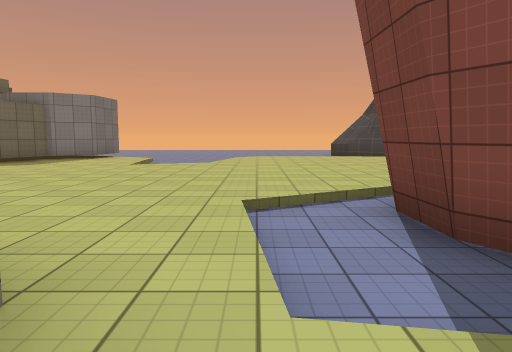
view 1 (above)

24 first-person views from a walk through a Unity game level. The camera is 1.3 m above the floor, tilts 6° down and sees 70° across. The floor is counted in squares, 2 m on a side. Each view is taken from the middle of a square. On the plan, view 1 faces up. The plan holds only what a view shows up to about 11 squares ahead; the rest is blank. The place goes on beyond the plan. Surface patterns are stand-ins for the level's own textures.

view 2
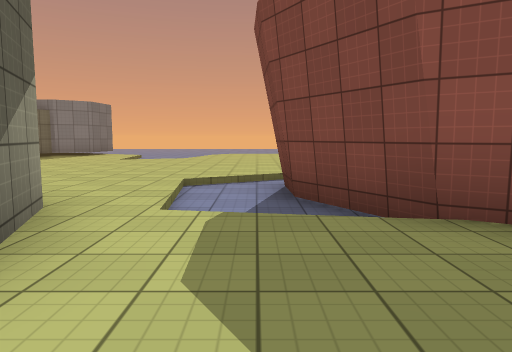

view 3
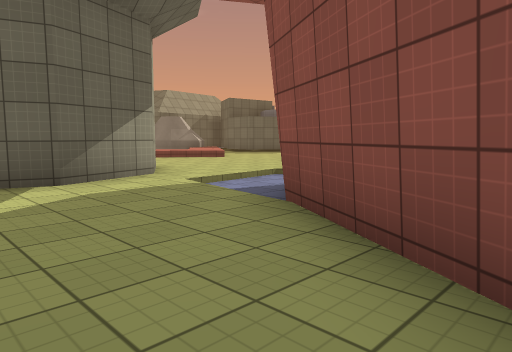

view 4
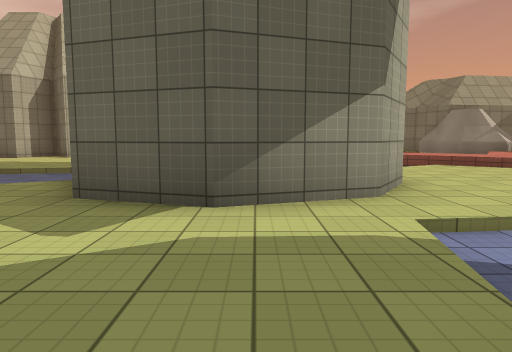

view 5
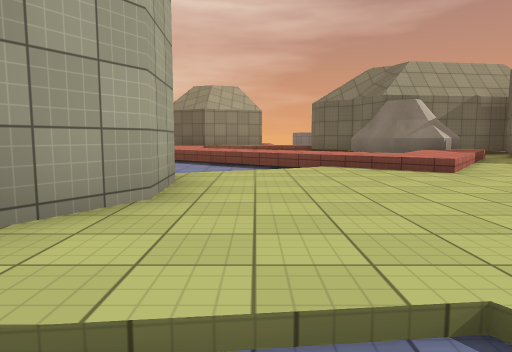

view 6
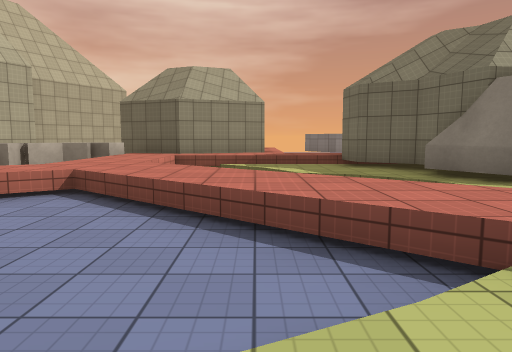

view 7
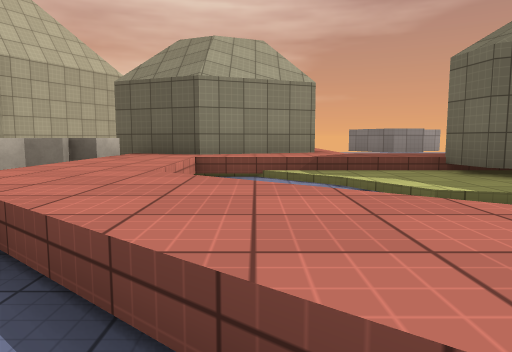

view 8
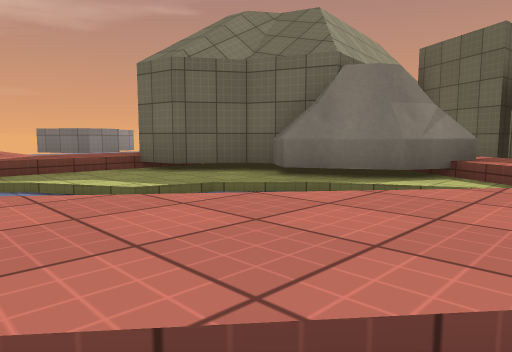

view 9
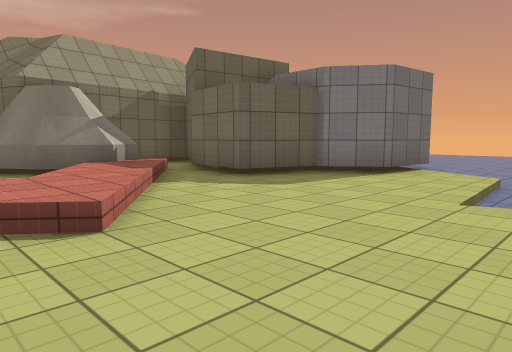

view 10
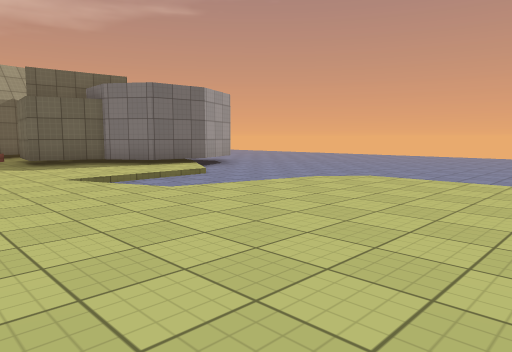

view 11
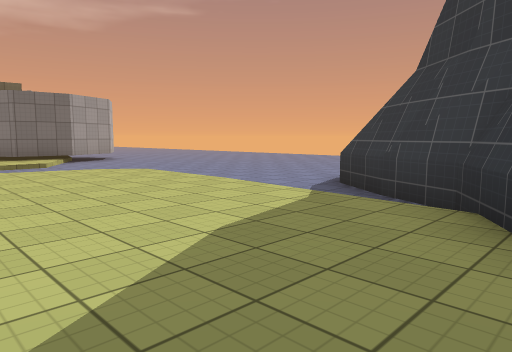

view 12
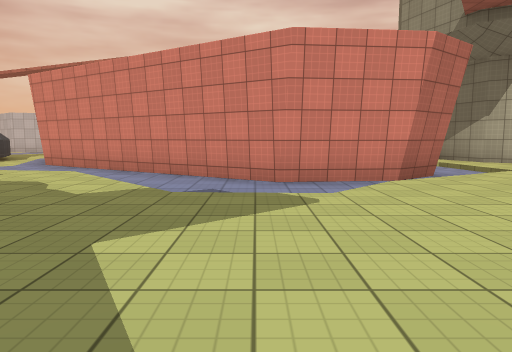

view 13
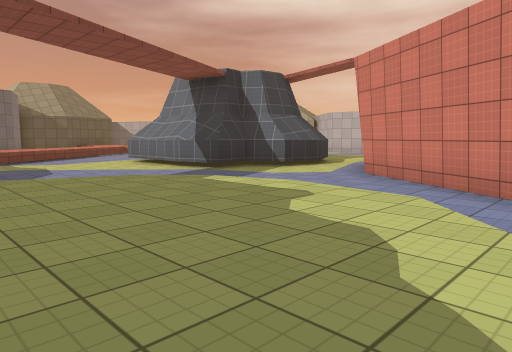

view 14
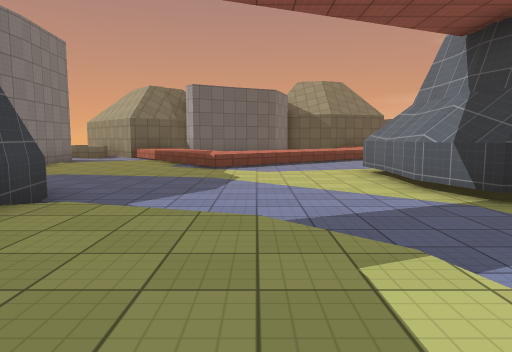

view 15
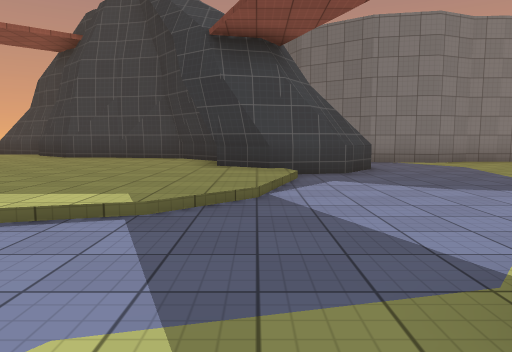

view 16
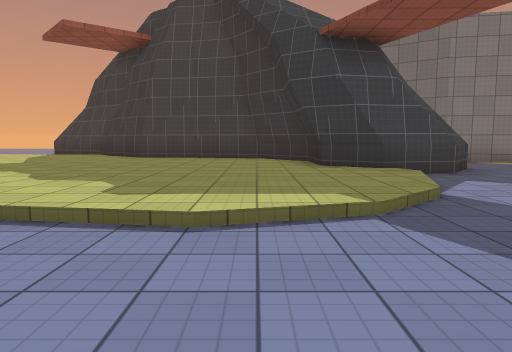

view 17
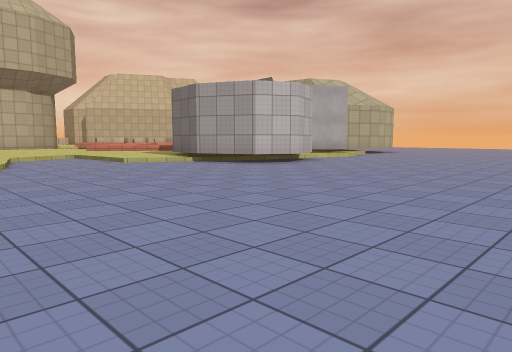

view 18
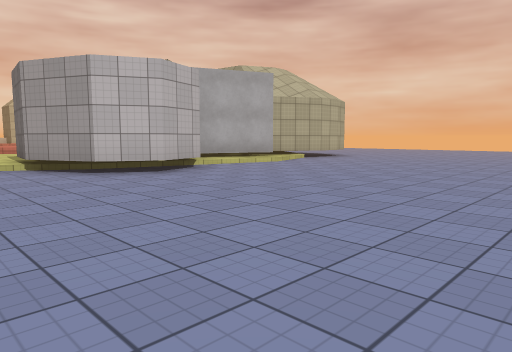

view 19
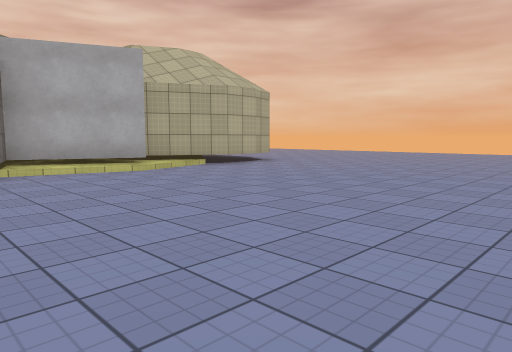

view 20
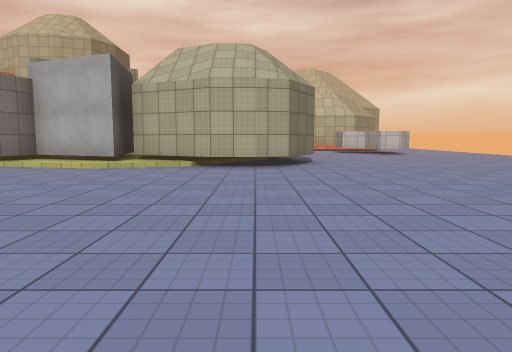

view 21
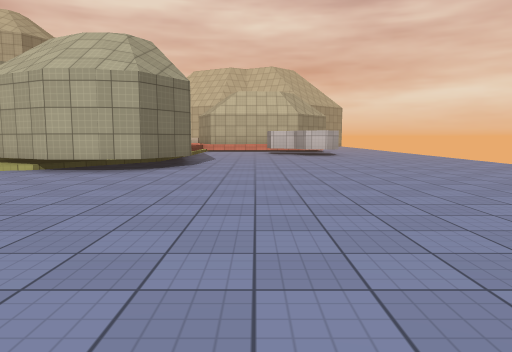

view 22
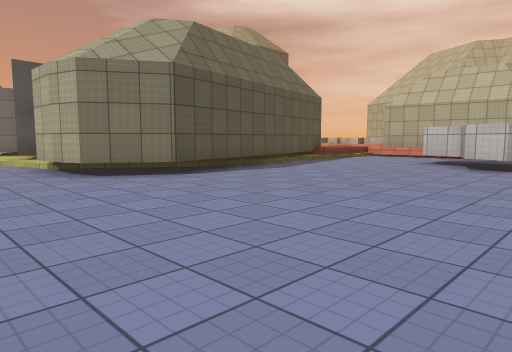

view 23
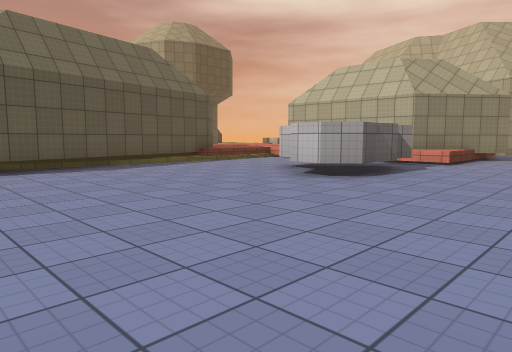

view 24
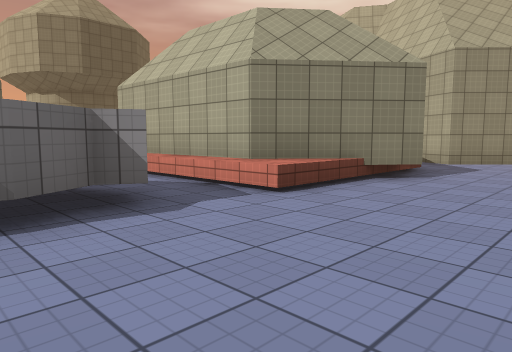

### Floor plan
Key: @ floor where view 1 was taken; # wall or solid block; . main floor; : floor 0.25 m higher than the main floor; + floor 0.75 m higher than the main floor; / step, stairs or slope; = window, fence, low wall or low ledge; ^ raised ledge; v drop or lower ground.
Columns run from 23 left of view 1 to 21 right of it. Each row starts with its distance up from view 1.
 22          .
 21       . ...  ............
 20      ....................
 19    ......................
 18    ......................
 17    .......................
 16   .........................
 15   .........................
 14  ........##////###.........###
 13 ........###########....////..##
 12 ........######   ##/...:::::::##
 11 ........##  ### ##::/./::::::::#####   ######
 10 ........##  #:###:::/./::::::::::::#   ......
  9  ........#  # /::::://:::::::::::::#  #......
  8  ...#....#  # #+/::::::::::::::::::####......
  7 ...###...# ####/+/:::::::::::::::::::.......^
  6 ...###...###:#///+/:::::::/.../::::::.....^^
  5 ....#....+/::/ ./+/::::::/...../::::/......^
  4 ...//////+///  /+=/::::/.#####.//://........^
  3  .. #####+//. =+=./::::/.#   ##..............
  2  ..##   #+/../+/...:##:/.##   ###.....####...
  1  ..#    ##++=++...   ##///##    ##...##
  0  ..#    #+++++=.      #@:::##    ##..#
 -1  ...    # ^  v+       #::::::       .#
 -2   ..      ^^          #::::::

Where each view was taken, in squares from view 1:
view 1: 0 up, 0 right, facing up
view 2: 2 down, 1 right, facing up
view 3: 2 down, 5 right, facing up-left
view 4: 0 up, 3 right, facing left
view 5: 3 up, 1 right, facing left
view 6: 3 up, 4 left, facing left
view 7: 2 up, 7 left, facing left
view 8: 2 up, 7 left, facing up-left
view 9: 5 up, 2 left, facing up-left
view 10: 7 up, 3 right, facing up-left
view 11: 9 up, 7 right, facing up-left
view 12: 11 up, 5 right, facing down
view 13: 8 up, 7 right, facing down-right
view 14: 5 up, 10 right, facing right
view 15: 1 up, 13 right, facing up
view 16: 1 up, 11 right, facing up
view 17: 21 up, 1 right, facing down-left
view 18: 21 up, 3 left, facing down-left
view 19: 21 up, 7 left, facing down-left
view 20: 22 up, 14 left, facing down
view 21: 21 up, 17 left, facing down
view 22: 16 up, 21 left, facing down-right
view 23: 13 up, 23 left, facing down-right
view 24: 7 up, 23 left, facing down-right
